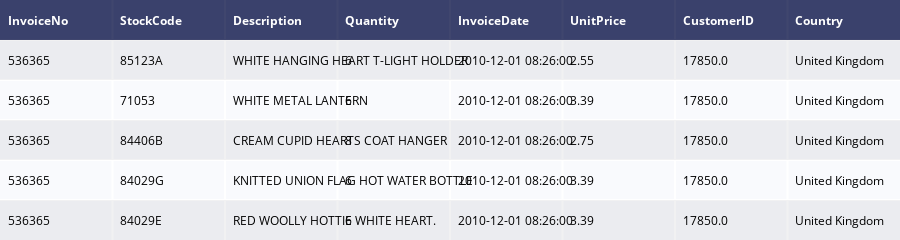

Notebook cell for this chart:
### Code cell
data= ff.create_table(df.head())
data

### Figure 1 — Plotly figure (JSON) as saved in the notebook; plotly's stock layout.template omitted (floating-point values rounded to 4 significant figures)
{"data": [{"colorscale": [[0, "#00083e"], [0.5, "#ededee"], [1, "#ffffff"]], "hoverinfo": "none", "opacity": 0.75, "showscale": false, "type": "heatmap", "z": [[0, 0, 0, 0, 0, 0, 0, 0], [0.5, 0.5, 0.5, 0.5, 0.5, 0.5, 0.5, 0.5], [1, 1, 1, 1, 1, 1, 1, 1], [0.5, 0.5, 0.5, 0.5, 0.5, 0.5, 0.5, 0.5], [1, 1, 1, 1, 1, 1, 1, 1], [0.5, 0.5, 0.5, 0.5, 0.5, 0.5, 0.5, 0.5]]}], "layout": {"annotations": [{"align": "left", "font": {"color": "#ffffff"}, "showarrow": false, "text": "<b>InvoiceNo</b>", "x": -0.45, "xanchor": "left", "xref": "x", "y": 0, "yref": "y"}, {"align": "left", "font": {"color": "#ffffff"}, "showarrow": false, "text": "<b>StockCode</b>", "x": 0.55, "xanchor": "left", "xref": "x", "y": 0, "yref": "y"}, {"align": "left", "font": {"color": "#ffffff"}, "showarrow": false, "text": "<b>Description</b>", "x": 1.55, "xanchor": "left", "xref": "x", "y": 0, "yref": "y"}, {"align": "left", "font": {"color": "#ffffff"}, "showarrow": false, "text": "<b>Quantity</b>", "x": 2.55, "xanchor": "left", "xref": "x", "y": 0, "yref": "y"}, {"align": "left", "font": {"color": "#ffffff"}, "showarrow": false, "text": "<b>InvoiceDate</b>", "x": 3.55, "xanchor": "left", "xref": "x", "y": 0, "yref": "y"}, {"align": "left", "font": {"color": "#ffffff"}, "showarrow": false, "text": "<b>UnitPrice</b>", "x": 4.55, "xanchor": "left", "xref": "x", "y": 0, "yref": "y"}, {"align": "left", "font": {"color": "#ffffff"}, "showarrow": false, "text": "<b>CustomerID</b>", "x": 5.55, "xanchor": "left", "xref": "x", "y": 0, "yref": "y"}, {"align": "left", "font": {"color": "#ffffff"}, "showarrow": false, "text": "<b>Country</b>", "x": 6.55, "xanchor": "left", "xref": "x", "y": 0, "yref": "y"}, {"align": "left", "font": {"color": "#000000"}, "showarrow": false, "text": "536365", "x": -0.45, "xanchor": "left", "xref": "x", "y": 1, "yref": "y"}, {"align": "left", "font": {"color": "#000000"}, "showarrow": false, "text": "85123A", "x": 0.55, "xanchor": "left", "xref": "x", "y": 1, "yref": "y"}, {"align": "left", "font": {"color": "#000000"}, "showarrow": false, "text": "WHITE HANGING HEART T-LIGHT HOLDER", "x": 1.55, "xanchor": "left", "xref": "x", "y": 1, "yref": "y"}, {"align": "left", "font": {"color": "#000000"}, "showarrow": false, "text": "6", "x": 2.55, "xanchor": "left", "xref": "x", "y": 1, "yref": "y"}, {"align": "left", "font": {"color": "#000000"}, "showarrow": false, "text": "2010-12-01 08:26:00", "x": 3.55, "xanchor": "left", "xref": "x", "y": 1, "yref": "y"}, {"align": "left", "font": {"color": "#000000"}, "showarrow": false, "text": "2.55", "x": 4.55, "xanchor": "left", "xref": "x", "y": 1, "yref": "y"}, {"align": "left", "font": {"color": "#000000"}, "showarrow": false, "text": "17850.0", "x": 5.55, "xanchor": "left", "xref": "x", "y": 1, "yref": "y"}, {"align": "left", "font": {"color": "#000000"}, "showarrow": false, "text": "United Kingdom", "x": 6.55, "xanchor": "left", "xref": "x", "y": 1, "yref": "y"}, {"align": "left", "font": {"color": "#000000"}, "showarrow": false, "text": "536365", "x": -0.45, "xanchor": "left", "xref": "x", "y": 2, "yref": "y"}, {"align": "left", "font": {"color": "#000000"}, "showarrow": false, "text": "71053", "x": 0.55, "xanchor": "left", "xref": "x", "y": 2, "yref": "y"}, {"align": "left", "font": {"color": "#000000"}, "showarrow": false, "text": "WHITE METAL LANTERN", "x": 1.55, "xanchor": "left", "xref": "x", "y": 2, "yref": "y"}, {"align": "left", "font": {"color": "#000000"}, "showarrow": false, "text": "6", "x": 2.55, "xanchor": "left", "xref": "x", "y": 2, "yref": "y"}, {"align": "left", "font": {"color": "#000000"}, "showarrow": false, "text": "2010-12-01 08:26:00", "x": 3.55, "xanchor": "left", "xref": "x", "y": 2, "yref": "y"}, {"align": "left", "font": {"color": "#000000"}, "showarrow": false, "text": "3.39", "x": 4.55, "xanchor": "left", "xref": "x", "y": 2, "yref": "y"}, {"align": "left", "font": {"color": "#000000"}, "showarrow": false, "text": "17850.0", "x": 5.55, "xanchor": "left", "xref": "x", "y": 2, "yref": "y"}, {"align": "left", "font": {"color": "#000000"}, "showarrow": false, "text": "United Kingdom", "x": 6.55, "xanchor": "left", "xref": "x", "y": 2, "yref": "y"}, {"align": "left", "font": {"color": "#000000"}, "showarrow": false, "text": "536365", "x": -0.45, "xanchor": "left", "xref": "x", "y": 3, "yref": "y"}, {"align": "left", "font": {"color": "#000000"}, "showarrow": false, "text": "84406B", "x": 0.55, "xanchor": "left", "xref": "x", "y": 3, "yref": "y"}, {"align": "left", "font": {"color": "#000000"}, "showarrow": false, "text": "CREAM CUPID HEARTS COAT HANGER", "x": 1.55, "xanchor": "left", "xref": "x", "y": 3, "yref": "y"}, {"align": "left", "font": {"color": "#000000"}, "showarrow": false, "text": "8", "x": 2.55, "xanchor": "left", "xref": "x", "y": 3, "yref": "y"}, {"align": "left", "font": {"color": "#000000"}, "showarrow": false, "text": "2010-12-01 08:26:00", "x": 3.55, "xanchor": "left", "xref": "x", "y": 3, "yref": "y"}, {"align": "left", "font": {"color": "#000000"}, "showarrow": false, "text": "2.75", "x": 4.55, "xanchor": "left", "xref": "x", "y": 3, "yref": "y"}, {"align": "left", "font": {"color": "#000000"}, "showarrow": false, "text": "17850.0", "x": 5.55, "xanchor": "left", "xref": "x", "y": 3, "yref": "y"}, {"align": "left", "font": {"color": "#000000"}, "showarrow": false, "text": "United Kingdom", "x": 6.55, "xanchor": "left", "xref": "x", "y": 3, "yref": "y"}, {"align": "left", "font": {"color": "#000000"}, "showarrow": false, "text": "536365", "x": -0.45, "xanchor": "left", "xref": "x", "y": 4, "yref": "y"}, {"align": "left", "font": {"color": "#000000"}, "showarrow": false, "text": "84029G", "x": 0.55, "xanchor": "left", "xref": "x", "y": 4, "yref": "y"}, {"align": "left", "font": {"color": "#000000"}, "showarrow": false, "text": "KNITTED UNION FLAG HOT WATER BOTTLE", "x": 1.55, "xanchor": "left", "xref": "x", "y": 4, "yref": "y"}, {"align": "left", "font": {"color": "#000000"}, "showarrow": false, "text": "6", "x": 2.55, "xanchor": "left", "xref": "x", "y": 4, "yref": "y"}, {"align": "left", "font": {"color": "#000000"}, "showarrow": false, "text": "2010-12-01 08:26:00", "x": 3.55, "xanchor": "left", "xref": "x", "y": 4, "yref": "y"}, {"align": "left", "font": {"color": "#000000"}, "showarrow": false, "text": "3.39", "x": 4.55, "xanchor": "left", "xref": "x", "y": 4, "yref": "y"}, {"align": "left", "font": {"color": "#000000"}, "showarrow": false, "text": "17850.0", "x": 5.55, "xanchor": "left", "xref": "x", "y": 4, "yref": "y"}, {"align": "left", "font": {"color": "#000000"}, "showarrow": false, "text": "United Kingdom", "x": 6.55, "xanchor": "left", "xref": "x", "y": 4, "yref": "y"}, {"align": "left", "font": {"color": "#000000"}, "showarrow": false, "text": "536365", "x": -0.45, "xanchor": "left", "xref": "x", "y": 5, "yref": "y"}, {"align": "left", "font": {"color": "#000000"}, "showarrow": false, "text": "84029E", "x": 0.55, "xanchor": "left", "xref": "x", "y": 5, "yref": "y"}, {"align": "left", "font": {"color": "#000000"}, "showarrow": false, "text": "RED WOOLLY HOTTIE WHITE HEART.", "x": 1.55, "xanchor": "left", "xref": "x", "y": 5, "yref": "y"}, {"align": "left", "font": {"color": "#000000"}, "showarrow": false, "text": "6", "x": 2.55, "xanchor": "left", "xref": "x", "y": 5, "yref": "y"}, {"align": "left", "font": {"color": "#000000"}, "showarrow": false, "text": "2010-12-01 08:26:00", "x": 3.55, "xanchor": "left", "xref": "x", "y": 5, "yref": "y"}, {"align": "left", "font": {"color": "#000000"}, "showarrow": false, "text": "3.39", "x": 4.55, "xanchor": "left", "xref": "x", "y": 5, "yref": "y"}, {"align": "left", "font": {"color": "#000000"}, "showarrow": false, "text": "17850.0", "x": 5.55, "xanchor": "left", "xref": "x", "y": 5, "yref": "y"}, {"align": "left", "font": {"color": "#000000"}, "showarrow": false, "text": "United Kingdom", "x": 6.55, "xanchor": "left", "xref": "x", "y": 5, "yref": "y"}], "height": 230, "margin": {"b": 0, "l": 0, "r": 0, "t": 0}, "xaxis": {"dtick": 1, "gridwidth": 2, "showticklabels": false, "tick0": -0.5, "ticks": "", "zeroline": false}, "yaxis": {"autorange": "reversed", "dtick": 1, "gridwidth": 2, "showticklabels": false, "tick0": 0.5, "ticks": "", "zeroline": false}}}
